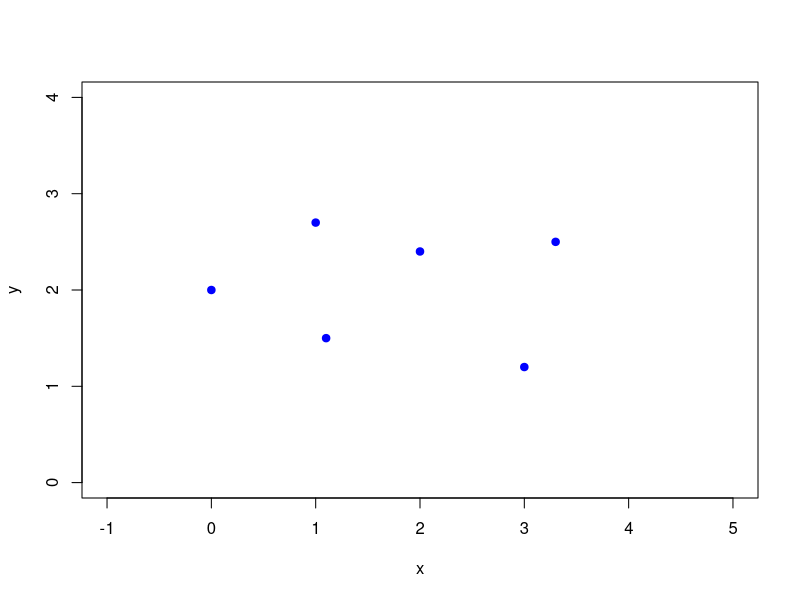

Here is the R script that generated this plot: (Note: this script raises an error after producing the figure.)
# Plot Alpha Shape 1 ------------------------------------------------------

x1 = 0
y1 = 2

par(bg = NA)
plot(x1, y1, pch = 19, col = "blue", xlab = "x", ylab = "y",
     xlim = c(-1, 5), ylim = c(0, 4))

x2 = 1.1
y2 = 1.5

points(x2, y2, pch = 19, col = "blue")

x3 = 1
y3 = 2.7

points(x3, y3, pch = 19, col = "blue")

x4 = 2
y4 = 2.4

points(x4, y4, pch = 19, col = "blue")

x5 = 3
y5 = 1.2

points(x5, y5, pch = 19, col = "blue")

x6 = 3.3
y6 = 2.5

points(x6, y6, pch = 19, col = "blue")


# Plot Alpha Shapes -------------------------------------------------------


#alpha shape I - alpha  = 0

# Uniform sample of size n=300 in the annulus B(c, 0.5)\B(c, 0.25)
# with c=(0.5, 0.5).
n = 500
theta = runif(n,0,2*pi)
r = sqrt(runif(n,0.25^2,0.5^2))
x = cbind(0.5+r*cos(theta),0.5+r*sin(theta))
# Value of alpha
alpha = 0
# alpha-shape
ashape.obj = ashape(x, alpha = alpha)
# Plot alpha-shape in blue, sample points in black,
# and Delaunay triangulation in red
par(bg = NA)
plot(ashape.obj, col = c(4, 1, 2), pch = 19)

n = 100
a = rnorm(n, 0.5, 0.05)
b = rnorm(n, 0.5, 0.05)

points (a, b, pch = 19)

#alpha shape I - alpha  = 1

# Uniform sample of size n=300 in the annulus B(c, 0.5)\B(c, 0.25)
# with c=(0.5, 0.5).
n = 500
theta = runif(n,0,2*pi)
r = sqrt(runif(n,0.25^2,0.5^2))
x = cbind(0.5+r*cos(theta),0.5+r*sin(theta))
# Value of alpha
alpha = 1
# alpha-shape
ashape.obj = ashape(x, alpha = alpha)
# Plot alpha-shape in blue, sample points in black,
# and Delaunay triangulation in red
par(bg = NA)
plot(ashape.obj, col = c(4, 1, 2), pch = 19)

n = 100
a = rnorm(n, 0.5, 0.05)
b = rnorm(n, 0.5, 0.05)

points (a, b, pch = 19)

#alpha shape I - alpha  = 1
# Uniform sample of size n=300 in the annulus B(c, 0.5)\B(c, 0.25)
# with c=(0.5, 0.5).
n = 500
theta = runif(n,0,2*pi)
r = sqrt(runif(n,0.25^2,0.5^2))
x = cbind(0.5+r*cos(theta),0.5+r*sin(theta))

# Value of alpha
alpha = 0.2

# alpha-shape
ashape.obj = ashape(x, alpha = alpha)

# Plot alpha-shape in blue, sample points in black,
# and Delaunay triangulation in red
par(bg = NA)
plot(ashape.obj, col = c(4, 1, 2), pch = 19)

n = 100
c = matrix(rnorm(n, 0.5, 0.05), ncol = 2); colnames(c)=c("x","y")
alpha = 1
ashape.obj = ashape(c, alpha = alpha)

#points(ashape.obj$x)
plot(ashape.obj, add=T, pch=19, col = c(4, 1, 2))


